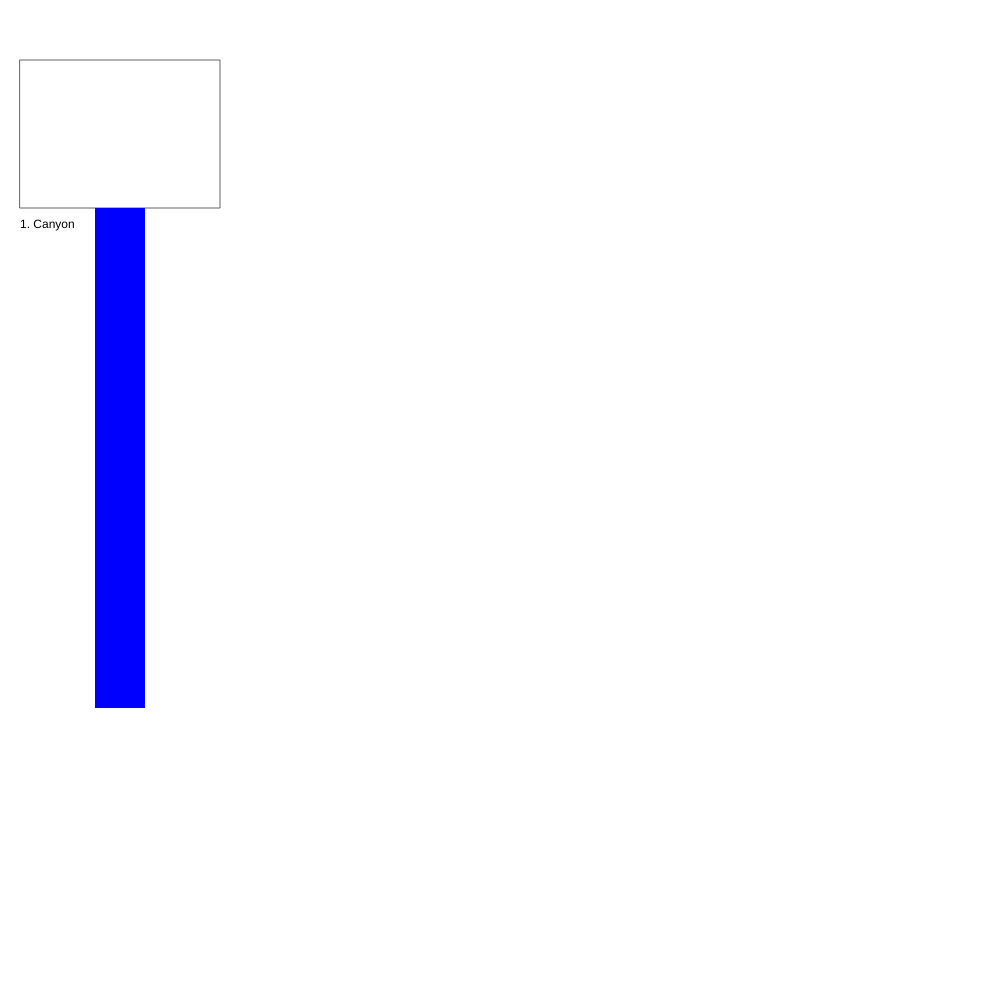
Frame 1 (no input)
Frame 60 (no input): identical to frame 1, image omitted
Frame 120 (the mouse pressed at the canvas centre since frame 60): identical to frame 1, image omitted

The p5.js sketch that drew this single still picture (run headless with seeded random() and noise() and a simulated clock; from frame 60 on, the mouse is pressed at the canvas centre):

// p5.js sketch
// ── sketch.js
var canyon = new Canyon(50, 500, [0, 0, 255]);

function setup () {
    createCanvas(1000, 1000);
}

function draw () {
    background(255);

    stroke(100);
    noFill();
    rect(20, 60, 200, 148);
    noStroke();
    fill(0);
    text('1. Canyon', 20, 228);
    item_x = 120;
    item_y = 208;
    canyon.draw(item_x, item_y);
}

// ── canyon.js
function Canyon(width, height, color) {
    this.width = width;
    this.height = height;
    this.color = color;
}

Canyon.prototype.draw = function(x, y) {
    push();
    noStroke();
    fill(this.color);
    rect(x - this.width / 2, y, this.width, this.height);
    pop();
}
